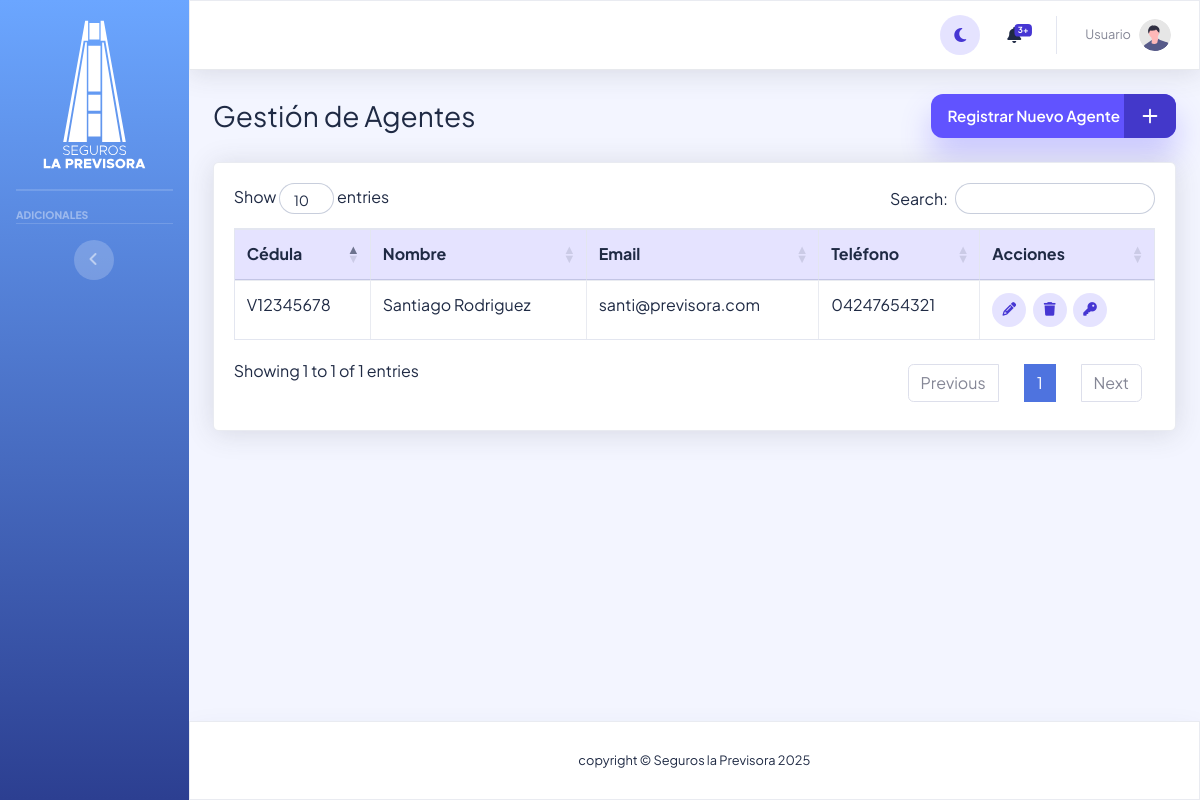
Page /vista/gestionAgente.php on the earlier database version.
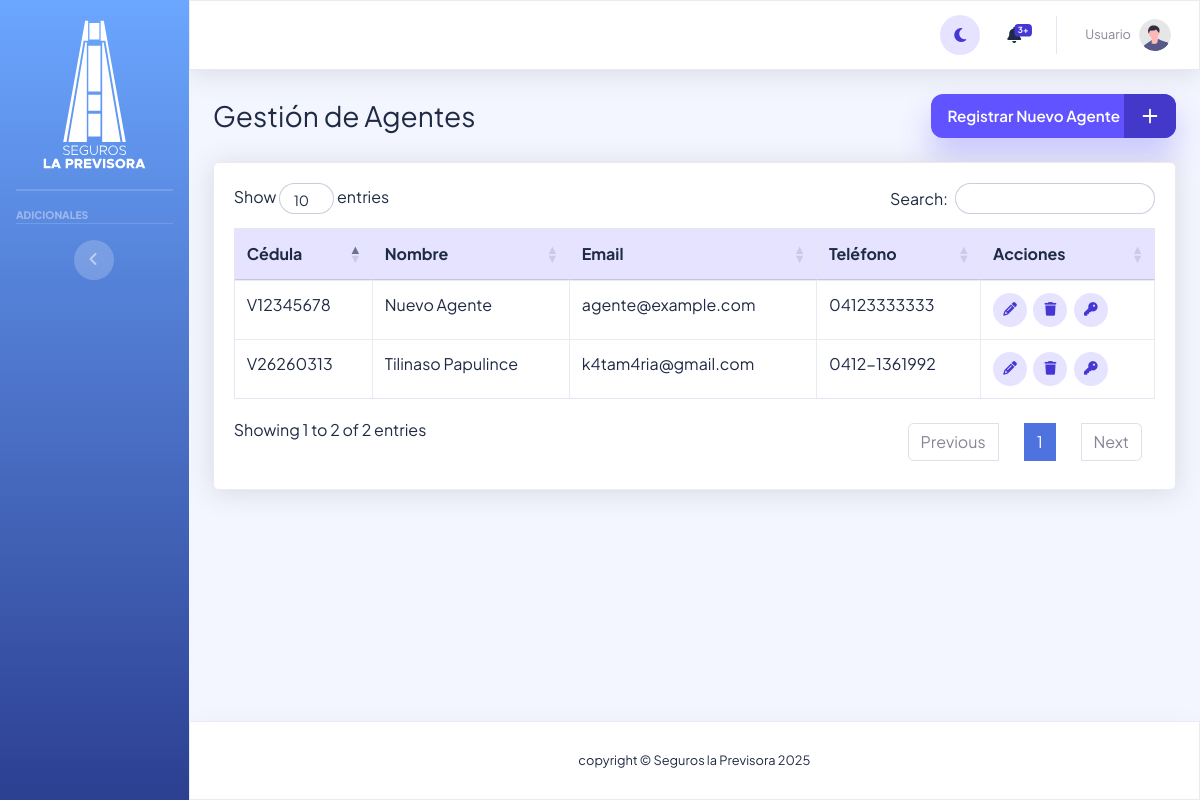
Same page on the later database version.
### tables this page shows
CREATE TABLE `usuario` (
  `cedula` varchar(20) NOT NULL,
  `email` varchar(255) NOT NULL,
  `password_hash` varchar(255) NOT NULL,
  `activo` tinyint(1) DEFAULT 1,
  `id_rol` int(10) UNSIGNED NOT NULL,
  `foto_perfil` varchar(255) DEFAULT 'undraw_profile.svg'
);

CREATE TABLE `agente` (
  `cedula_agente` varchar(20) NOT NULL,
  `nombre` varchar(100) NOT NULL,
  `apellido` varchar(100) NOT NULL,
  `telefono` varchar(20) DEFAULT NULL
);

### modelo/modeloUsuario.php (called while the page is built, shortened)
<?php
require_once dirname(__DIR__) . '/config/conexion.php';
class modeloUsuario {
    private $db;
    public function __construct(array $data = null) {
        if ($data) {
            $this->cedula = $data['cedula'] ?? null;
            $this->nombre = $data['nombre'] ?? null;
            $this->apellido = $data['apellido'] ?? null;
            $this->email = $data['email'] ?? null;
            $this->password_hash = $data['password_hash'] ?? null;
            $this->telefono = $data['telefono'] ?? null;
            $this->id_rol = $data['id_rol'] ?? null;
            $this->nombre_rol = $data['nombre_rol'] ?? null;
            $this->foto_perfil = $data['foto_perfil'] ?? null;
        } else {
            try {
                $base_datos = new Base_Datos();
                $this->db = $base_datos->Conexion_Base_Datos();
            } catch (\Exception $e) {
                error_log('Error al inicializar la conexión en modeloUsuario: ' . $e->getMessage());
                $this->db = null;
            }
        }
    }
    public function obtenerTodosLosAgentes() {
        $sql = "SELECT
                    u.cedula,
                    u.email,
                    u.activo,
                    u.foto_perfil,
                    r.nombre_rol,
                    ag.nombre,
                    ag.apellido,
                    ag.telefono
                FROM usuario u
                JOIN rol r ON u.id_rol = r.id_rol
                JOIN agente ag ON u.cedula = ag.cedula_agente
                WHERE r.nombre_rol = 'agente'
                ORDER BY ag.apellido, ag.nombre";
        try {
            $stmt = $this->db->prepare($sql);
            $stmt->execute();
            return $stmt->fetchAll(PDO::FETCH_ASSOC);
        } catch (\PDOException $e) {
            error_log('Error de DB al obtener todos los agentes: ' . $e->getMessage());
            return false;
        }
    }
}

### config/conexion.php (called while the page is built, shortened)
<?php
  class Base_Datos{
    private $Nombre_Servidor = "localhost";
    private $Nombre_Base_Datos = "seguros_la_previsora";
    private $Nombre_Usuario = "root";
    private $Pass = "";
    public function Conexion_Base_Datos(){
       $this->Conexion = null;
       try{
             $this-> Conexion = new PDO("mysql:host={$this->Nombre_Servidor};dbname={$this->Nombre_Base_Datos}",
             $this->Nombre_Usuario,
             $this->Pass
        );
        $this->Conexion->setAttribute(PDO::ATTR_ERRMODE, PDO::ERRMODE_EXCEPTION);
       }catch(PDOException $e){
         die ("Error de Conexion:" . $e->getMessage());
       }
       return $this->Conexion;
    }
    }
?>

### vista/gestionAgente.php (the view, shortened to what this page needs)
<?php
require_once __DIR__ . '/parte_superior.php';
require_once dirname(__DIR__) . '/modelo/modeloUsuario.php';
$modeloUsuario = new ModeloUsuario();
$resultadoAgentes = $modeloUsuario->obtenerTodosLosAgentes();
$agentes = [];
if ($resultadoAgentes === false) {
		echo '<div class="alert alert-danger">Error al cargar los agentes.</div>';
} elseif (is_array($resultadoAgentes)) {
		$agentes = array_values(array_filter($resultadoAgentes, function ($usuario) {
				$rol = strtolower($usuario['nombre_rol'] ?? $usuario['rol'] ?? '');
				$activo = isset($usuario['activo']) ? (int) $usuario['activo'] : 1;
				return $rol === 'agente' && $activo === 1;
		}));
} else {
		echo '<div class="alert alert-info">No hay agentes registrados.</div>';
}
?>
<div class="container-fluid">
	<div class="d-sm-flex align-items-center justify-content-between mb-4">
		<h1 class="h3 mb-0 text-gray-800">Gestión de Agentes</h1>
		<button type="button" class="btn-main-action" data-toggle="modal" data-target="#modalNuevoAgente">
			<span class="btn-main-action__label">Registrar Nuevo Agente</span>
			<span class="btn-main-action__icon">
				<svg xmlns="http://www.w3.org/2000/svg" width="24" height="24" viewBox="0 0 24 24" fill="none" stroke="currentColor" stroke-width="2" stroke-linecap="round" stroke-linejoin="round">
					<line x1="12" y1="5" x2="12" y2="19"></line>
					<line x1="5" y1="12" x2="19" y2="12"></line>
				</svg>
			</span>
		</button>
	</div>
	<div class="card shadow mb-4">
		<div class="card-body">
			<div class="table-responsive">
				<table class="table table-bordered" id="agentsTable" width="100%">
					<thead>
						<tr>
							<th>Cédula</th>
							<th>Nombre</th>
							<th>Email</th>
							<th>Teléfono</th>
							<th>Acciones</th>
						</tr>
					</thead>
					<tbody>
						<?php foreach ($agentes as $agente): ?>
							<?php
								$nombreCompletoAgente = trim(($agente['nombre'] ?? '') . ' ' . ($agente['apellido'] ?? ''));
							?>
							<tr>
								<td><?php echo htmlspecialchars($agente['cedula']); ?></td>
								<td><?php echo htmlspecialchars(($agente['nombre'] ?? '') . ' ' . ($agente['apellido'] ?? '')); ?></td>
								<td><?php echo htmlspecialchars($agente['email'] ?? ''); ?></td>
								<td><?php echo htmlspecialchars($agente['telefono'] ?? ''); ?></td>
								<td class="table-action-buttons">
									<button type="button"
													class="action-icon action-icon--edit editAgentBtn"
													data-cedula="<?php echo htmlspecialchars($agente['cedula']); ?>"
													data-nombre="<?php echo htmlspecialchars($agente['nombre'] ?? ''); ?>"
													data-apellido="<?php echo htmlspecialchars($agente['apellido'] ?? ''); ?>"
													data-email="<?php echo htmlspecialchars($agente['email'] ?? ''); ?>"
													data-telefono="<?php echo htmlspecialchars($agente['telefono'] ?? ''); ?>"
													data-toggle="modal"
													data-target="#modalEditarAgente"
													title="Editar Agente"
													aria-label="Editar agente">
										<i class="fas fa-pencil-alt"></i>
									</button>
									<button type="button"
													class="action-icon action-icon--delete deleteAgentBtn"
													data-cedula="<?php echo htmlspecialchars($agente['cedula']); ?>"
													data-nombre="<?php echo htmlspecialchars($nombreCompletoAgente); ?>"
													title="Desactivar Agente"
													aria-label="Desactivar agente">
										<i class="fas fa-trash"></i>
									</button>
									<button type="button"
													class="action-icon action-icon--perm managePermsBtn"
													data-cedula="<?php echo htmlspecialchars($agente['cedula']); ?>"
													data-nombre="<?php echo htmlspecialchars($nombreCompletoAgente); ?>"
													title="Gestionar Permisos"
													aria-label="Gestionar permisos">
										<i class="fas fa-key"></i>
									</button>
								</td>
							</tr>
						<?php endforeach; ?>
					</tbody>
				</table>
			</div>
		</div>
	</div>
</div>
<?php
require_once __DIR__ . '/parte_inferior.php';
?>

### vista/parte_superior.php (shortened to what this page needs)
<?php
$fotoPerfilPath = 'img/undraw_profile.svg';
?>
<!DOCTYPE html>
<html lang="en">
<head>
    <link href="vendor/fontawesome-free/css/all.min.css" rel="stylesheet" type="text/css">
	<link href="css/sb-admin-2.min.css" rel="stylesheet">
	<link href="vendor/datatables/dataTables.bootstrap4.min.css" rel="stylesheet">
</head>
<body id="page-top">
	<div id="wrapper">
		<ul class="navbar-nav bg-gradient-primary sidebar sidebar-dark accordion" id="accordionSidebar">
			<li class="nav-item active align-items-center justify-content-center">
                    <div class="sidebar-brand-icon">
                        <img src="img/iconos-17.svg" alt="logo" class="sidebar-logo">
                    </div>
            </li>
			<hr class="sidebar-divider my-0">
			<hr class="sidebar-divider">
			<div class="sidebar-heading">
				Adicionales
			</div>
			<hr class="sidebar-divider d-none d-md-block">
			<div class="text-center d-none d-md-inline">
				<button class="rounded-circle border-0" id="sidebarToggle"></button>
			</div>
		</ul>
		<div id="content-wrapper" class="d-flex flex-column">
			<div id="content">
				<nav class="navbar navbar-expand navbar-light bg-white topbar mb-4 static-top shadow">
					<ul class="navbar-nav ml-auto">
						<li class="nav-item d-flex align-items-center mr-2">
							<button type="button" class="theme-toggle" id="themeToggleBtn" aria-label="Cambiar tema">
								<i class="fas fa-moon"></i>
							</button>
						</li>
						<li class="nav-item dropdown no-arrow mx-1">
							<a class="nav-link dropdown-toggle" href="#" id="alertsDropdown" role="button"
								data-toggle="dropdown" aria-haspopup="true" aria-expanded="false">
								<span class="badge badge-danger badge-counter">3+</span>
							</a>
						</li>
						<li class="nav-item dropdown no-arrow">
							<a class="nav-link dropdown-toggle" href="#" id="userDropdown" role="button"
								data-toggle="dropdown" aria-haspopup="true" aria-expanded="false">
								<span class="mr-2 d-none d-lg-inline text-gray-600 small"><?php echo isset($_SESSION['datos_usuario']) ? $_SESSION['datos_usuario']->getNombreCompleto() : 'Usuario'; ?></span>
								<img class="img-profile rounded-circle"
									src="<?php echo htmlspecialchars($fotoPerfilPath, ENT_QUOTES, 'UTF-8'); ?>">
							</a>
						</li>
					</ul>
				</nav>

### vista/parte_inferior.php (shortened to what this page needs)
</div>
            <footer class="sticky-footer bg-white">
                <div class="container my-auto">
                    <div class="copyright text-center my-auto">
                        <span>copyright &copy; Seguros la Previsora 2025</span>
                    </div>
                </div>
            </footer>
        </div>
    </div>
</body>
</html>

### vista/gestionAgente.php (style rules this page uses)
:root { --perm-modal-header-bg: #93BFC7; --perm-modal-header-color: #fff; --perm-card-header-bg: #DEDED1; --perm-card-header-color: #333; --perm-hover-bg: #e9e9e3; --modal-hover-bg: #eff3f9; }

Differences in the rows shown:
changed usuario "V12345678": agente.nombre+apellido "Santiago Rodriguez" → "Nuevo Agente"; email "santi@previsora.com" → "agente@example.com"; agente.telefono "04247654321" → "04123333333"
added usuario: cedula "V26260313", agente.nombre+apellido "Tilinaso Papulince", email "k4tam4ria@gmail.com", agente.telefono "0412-1361992"
Other differences:
text written by a page script: "Show entries Search: Showing 1 to 1 of 1 entries Previous 1 Next" → "Show entries Search: Showing 1 to 2 of 2 entries Previous 1 Next"
